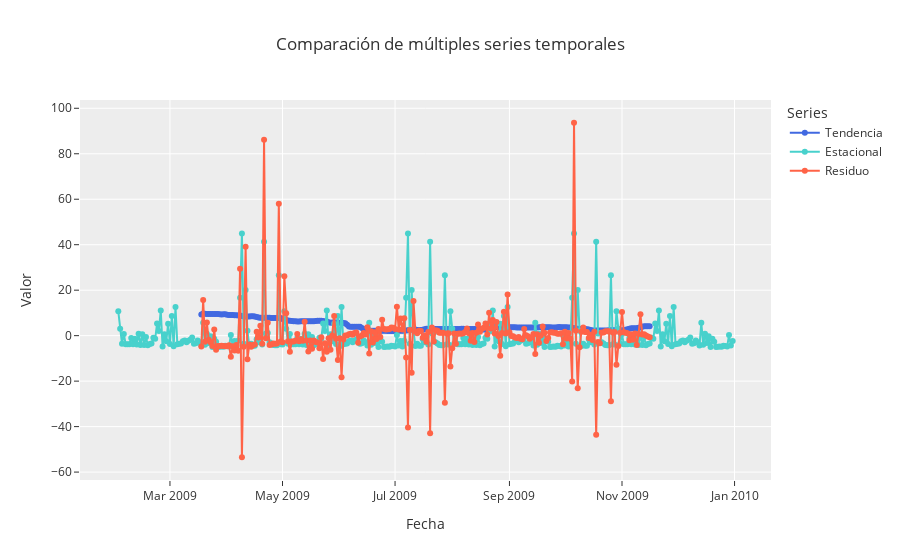

Source (notebook cell):
### Code cell
serie_descompuesta = decompose_time_series(historical_series, periods_s=90)
scatter = multi_scatter( Tendencia=serie_descompuesta['trend'], Estacional=serie_descompuesta['seasonal'], Residuo=serie_descompuesta['resid'])
scatter.show()

### Figure 1 — Plotly figure (JSON) as saved in the notebook; plotly's stock layout.template omitted (floating-point values rounded to 4 significant figures; data arrays with more than 128 entries replaced by an {"elided": "..."} marker saying what was removed)
{"data": [{"line": {"color": "royalblue"}, "mode": "lines+markers", "name": "Tendencia", "type": "scatter", "x": {"elided": "334 str values"}, "y": {"elided": "334 float values"}}, {"line": {"color": "mediumturquoise"}, "mode": "lines+markers", "name": "Estacional", "type": "scatter", "x": {"elided": "334 str values"}, "y": {"elided": "334 float values"}}, {"line": {"color": "tomato"}, "mode": "lines+markers", "name": "Residuo", "type": "scatter", "x": {"elided": "334 str values"}, "y": {"elided": "334 float values"}}], "layout": {"legend": {"title": {"text": "Series"}}, "title": {"text": "Comparación de múltiples series temporales"}, "xaxis": {"title": {"text": "Fecha"}}, "yaxis": {"title": {"text": "Valor"}}}}
